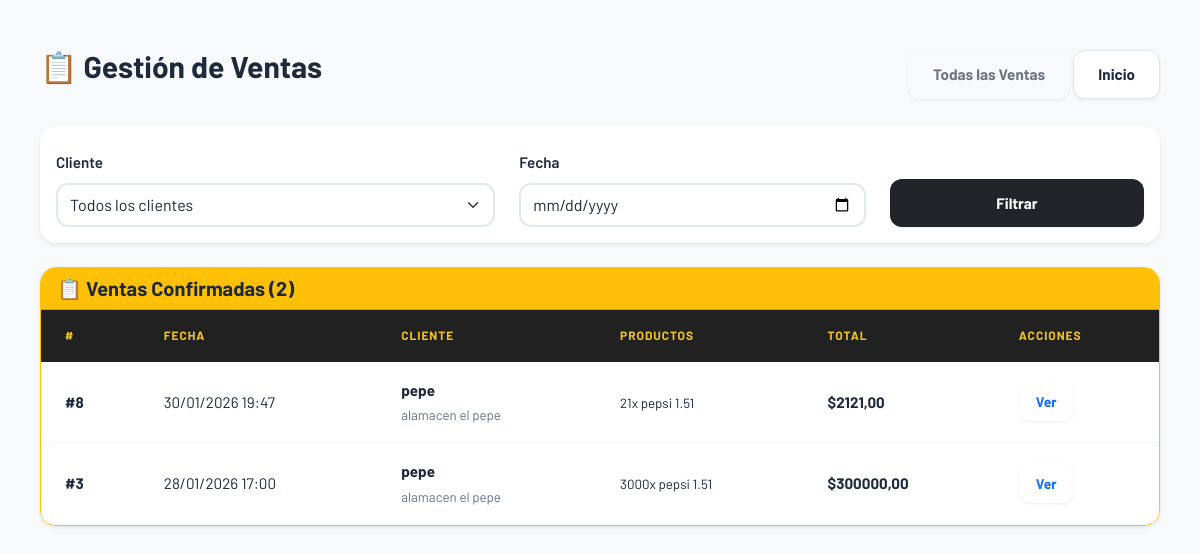
/envios/asignar-pendientes/ (signed in), run on an earlier commit of the app's database.
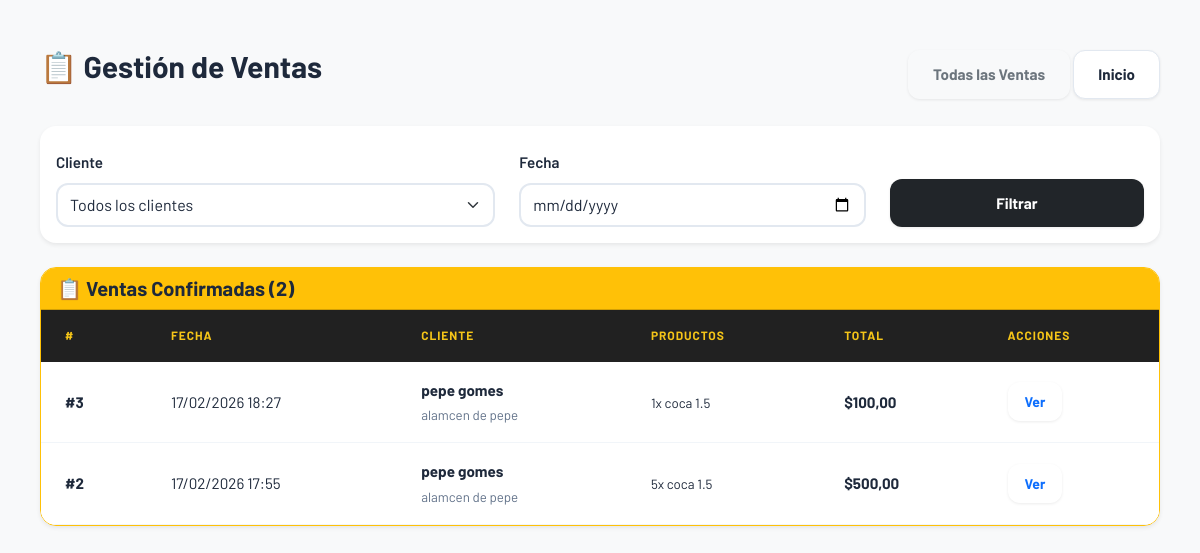
And on a later commit of the database.
### stock/models.py (models this page shows, shortened)
class Ventas(models.Model):
    ESTADO_CHOICES = [
        ('pendiente', 'Pendiente'),
        ('confirmada', 'Confirmada'),
        ('enviada', 'Enviada'),      # Aquí se descuenta stock
        ('entregada', 'Entregada'),
        ('cancelada', 'Cancelada'),
    ]
    METODO_PAGO_CHOICES = [
        ('efectivo', 'Efectivo'),
        ('transferencia', 'Transferencia'),
        ('tarjeta_credito', 'Tarjeta de Crédito'),
        ('tarjeta_debito', 'Tarjeta de Débito'),
        ('cuenta_corriente', 'Cuenta Corriente'),
    ]
    usuario_creador = models.ForeignKey(
        User,
        on_delete=models.SET_NULL,
        null=True,
        blank=True,
        related_name='ventas_creadas',
        verbose_name="Usuario creador"
    )
    cliente = models.ForeignKey(
        'Cliente',
        on_delete=models.CASCADE,
        verbose_name="Cliente"
    )
    chofer = models.ForeignKey(
        'Chofer',
        on_delete=models.SET_NULL,
        null=True,
        blank=True,
        verbose_name="Chofer Asignado"
    )
    fecha_envio_programada = models.DateField(
        blank=True,
        null=True,
        verbose_name="Fecha Programada de Envío"
    )
    hora_envio_programada = models.TimeField(
        blank=True,
        null=True,
        verbose_name="Hora Programada de Envío"
    )
    fecha_creacion = models.DateTimeField(
        auto_now_add=True,
        verbose_name="Fecha de Creación"
    )
    fecha_envio = models.DateTimeField(
        blank=True,
        null=True,
        verbose_name="Fecha Real de Envío"
    )
    estado = models.CharField(
        max_length=20,
        choices=ESTADO_CHOICES,
        default='pendiente',
        verbose_name="Estado"
    )
    metodo_pago = models.CharField(
        max_length=30,
        choices=METODO_PAGO_CHOICES,
        default='efectivo',
        verbose_name="Método de Pago"
    )
    valor_total = models.DecimalField(
        max_digits=10,
        decimal_places=2,
        default=0,
        verbose_name="Valor Total"
    )
    notas = models.TextField(
        blank=True,
        null=True,
        verbose_name="Notas"
    )
    class Meta:
        verbose_name = "Venta"
        verbose_name_plural = "Ventas"
        ordering = ['-fecha_creacion']

class Cliente(models.Model):
    usuario = models.OneToOneField(
        settings.AUTH_USER_MODEL,
        on_delete=models.CASCADE,
        related_name='cliente'
    )
    nombre_completo = models.CharField(max_length=200, verbose_name="Nombre y Apellido")
    nombre_local = models.CharField(max_length=200, blank=True, null=True, verbose_name="Nombre del Local")
    cuil = models.CharField(
        max_length=13,
        blank=True,
        null=True,
        verbose_name="CUIL/CUIT",
        unique=True
    )
    email = models.EmailField(unique=True, blank=True, null=True)
    telefono = models.CharField(max_length=20, blank=True, null=True)
    direccion = models.TextField(blank=True, null=True)
    fecha_registro = models.DateTimeField(auto_now_add=True)

class DetalleVenta(models.Model):
    venta = models.ForeignKey(Ventas, on_delete=models.CASCADE, related_name='detalles')
    producto = models.ForeignKey(Producto, on_delete=models.CASCADE)
    cantidad = models.PositiveIntegerField()
    precio_unitario = models.DecimalField(max_digits=10, decimal_places=2)
    subtotal = models.DecimalField(max_digits=10, decimal_places=2)
    class Meta:
        verbose_name = "Detalle de Venta"
        verbose_name_plural = "Detalles de Ventas"

class Producto(models.Model):
    nombre = models.CharField(max_length=100)
    tipo = models.ForeignKey(TipoProducto, on_delete=models.CASCADE)
    cantidad = models.PositiveIntegerField(default=0)
    valor = models.DecimalField(max_digits=10, decimal_places=2)
    valor_compra = models.DecimalField(
        max_digits=10,
        decimal_places=2,
        verbose_name="Precio de Compra",
        default=0.00  # Valor por defecto
    )
    umbral_alerta = models.PositiveIntegerField(
        default=5,
        verbose_name="Stock Mínimo de Alerta"
    )
    fecha_modificacion = models.DateTimeField(auto_now=True)

### stock/views.py (the view)
# urls.py: path('envios/asignar-pendientes/', views.asignar_envios_pendientes, name='asignar_envios_pendientes'),
@login_required
def asignar_envios_pendientes(request):
    cliente_id = request.GET.get('cliente')
    fecha = request.GET.get('fecha')
    ventas = Ventas.objects.filter(
        estado__in=['pendiente', 'confirmada']
    ).select_related('cliente', 'chofer').prefetch_related('detalles__producto')
    if cliente_id:
        ventas = ventas.filter(cliente_id=cliente_id)
    if fecha:
        ventas = ventas.filter(fecha_creacion__date=fecha)
    ventas = ventas.order_by('estado', '-fecha_creacion')
    clientes = Cliente.objects.all().order_by('nombre_completo')
    choferes = Chofer.objects.filter(activo=True).order_by('nombre_completo')
    ventas_pendientes = ventas.filter(estado='pendiente')
    ventas_confirmadas = ventas.filter(estado='confirmada')
    context = {
        'ventas_pendientes': ventas_pendientes,
        'ventas_confirmadas': ventas_confirmadas,
        'clientes': clientes,
        'choferes': choferes,
        'cliente_id': cliente_id,
        'fecha': fecha,
    }
    return render(request, 'envios/asignar_envios_pendientes.html', context)

### stock/templates/envios/asignar_envios_pendientes.html (shortened to what this page needs)
{% load static %}
<!DOCTYPE html>
<html lang="es">
<head>
    <link rel="stylesheet" href="{% static 'css/bootstrap.min.css' %}">
    <link rel="stylesheet" href="{% static 'css/style.css' %}">
</head>
<body class="bg-light">
<div class="container mt-4">
    <div class="d-flex justify-content-between align-items-center mb-4">
        <h2>📋 Gestión de Ventas</h2>
        <div>
            <a href="{% url 'lista_ventas' %}" class="btn btn-outline-secondary">Todas las Ventas</a>
            <a href="{% url 'home' %}" class="btn btn-secondary">Inicio</a>
        </div>
    </div>
    <div class="card p-3 mb-4 shadow-sm border-0">
        <form method="GET" class="row g-2 align-items-end">
            <div class="col-md-5">
                <label class="form-label">Cliente</label>
                <select name="cliente" class="form-select">
                    <option value="">Todos los clientes</option>
                </select>
            </div>
            <div class="col-md-4">
                <label class="form-label">Fecha</label>
                <input type="date" name="fecha" class="form-control" value="{{ fecha }}">
            </div>
            <div class="col-md-3">
                <button type="submit" class="btn btn-dark w-100">Filtrar</button>
            </div>
        </form>
    </div>
    {% if ventas_confirmadas %}
    <div class="card mb-4 shadow-sm border-warning">
        <div class="card-header bg-warning">
            <h5 class="mb-0">📋 Ventas Confirmadas ({{ ventas_confirmadas.count }})</h5>
        </div>
        <div class="card-body p-0">
            <table class="table table-hover mb-0">
                <thead class="table-light">
                    <tr>
                        <th>#</th>
                        <th>Fecha</th>
                        <th>Cliente</th>
                        <th>Productos</th>
                        <th>Total</th>
                        <th>Acciones</th>
                    </tr>
                </thead>
                <tbody>
                    {% for venta in ventas_confirmadas %}
                    <tr>
                        <td><strong>#{{ venta.id }}</strong></td>
                        <td>{{ venta.fecha_creacion|date:"d/m/Y H:i" }}</td>
                        <td>
                            <strong>{{ venta.cliente.nombre_completo }}</strong>
                            {% if venta.cliente.nombre_local %}
                                <br><small class="text-muted">{{ venta.cliente.nombre_local }}</small>
                            {% endif %}
                        </td>
                        <td>
                            <small>
                                {% for detalle in venta.detalles.all %}
                                    {{ detalle.cantidad }}x {{ detalle.producto.nombre }}
                                {% endfor %}
                            </small>
                        </td>
                        <td><strong>${{ venta.valor_total }}</strong></td>
                        <td>
                            <a href="{% url 'detalle_venta' venta.id %}"
                               class="btn btn-sm btn-outline-primary">
                               Ver
                            </a>
                        </td>
                    </tr>
                    {% endfor %}
                </tbody>
            </table>
        </div>
    </div>
    {% endif %}
</div>
</body>
</html>

What changed in the data, as far as the page shows it:
removed Ventas: id "8", fecha_creacion "30/01/2026 19:47", cliente.nombre_completo "pepe", cliente.nombre_local "alamacen el pepe", valor_total "2121,00"
removed DetalleVenta: cantidad "21", producto.nombre "pepsi 1.51", shown under "8"
changed Ventas id 3: fecha_creacion "28/01/2026 17:00" → "17/02/2026 18:27"; cliente.nombre_completo "pepe" → "pepe gomes"; cliente.nombre_local "alamacen el pepe" → "alamcen de pepe"; valor_total "300000,00" → "100,00"
changed DetalleVenta (number 1 of 2 on the later page): cantidad "3000" → "1"; producto.nombre "pepsi 1.51" → "coca 1.5"
now on this page (row edited): Ventas: id "2", fecha_creacion "17/02/2026 17:55", cliente.nombre_completo "pepe gomes", cliente.nombre_local "alamcen de pepe", valor_total "500,00"
now on this page (row edited): DetalleVenta: cantidad "5", producto.nombre "coca 1.5", shown under "2"
